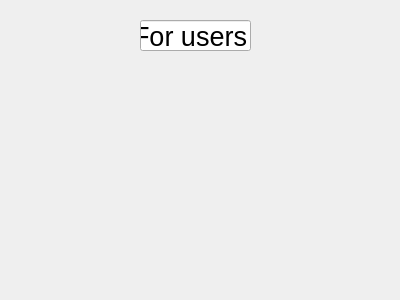
<?xml version="1.0" encoding="UTF-8"?>
<ui version="4.0">
 <class>User</class>
 <widget class="QFrame" name="User">
  <property name="geometry">
   <rect>
    <x>0</x>
    <y>0</y>
    <width>400</width>
    <height>300</height>
   </rect>
  </property>
  <property name="windowTitle">
   <string>Frame</string>
  </property>
  <widget class="QLineEdit" name="lineEdit">
   <property name="geometry">
    <rect>
     <x>140</x>
     <y>20</y>
     <width>111</width>
     <height>31</height>
    </rect>
   </property>
   <property name="font">
    <font>
     <pointsize>20</pointsize>
    </font>
   </property>
   <property name="text">
    <string>For users</string>
   </property>
  </widget>
 </widget>
 <resources/>
 <connections/>
</ui>
